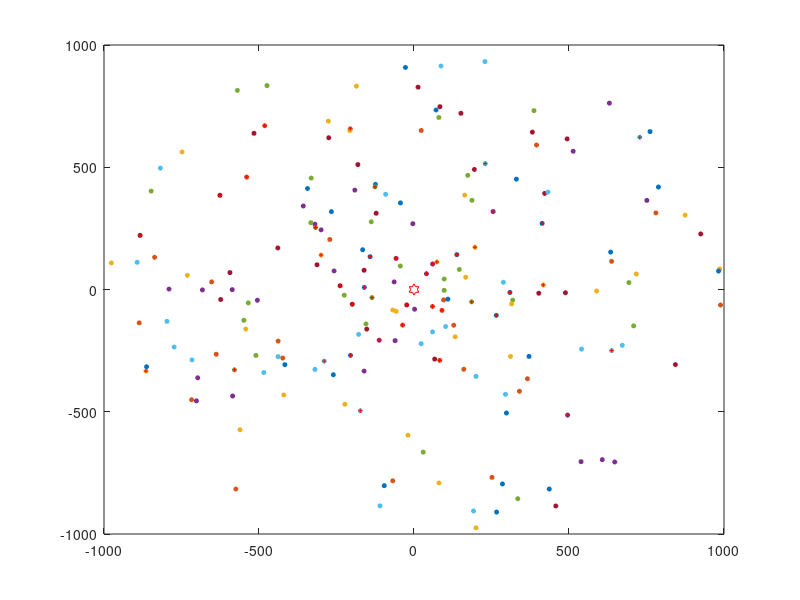

The MATLAB source for this figure:
%To generate the information of devices
%1. de_i: the degree 
%2 x_i: the coordinate
%3. y_i: the coordinate
%4. d_i: the distance to center (d_i is less than R)
%5.a_i: the signal parameter, random in [1,d_i^s]
%6. s_i: signal strength =a_i/d_i^2
%----------------------------------------

%The geo area 1000x1000
s=1.8; %signal tuning parameter
R=1000;
n=200;
capacity=5; %maximum number of devices a group leader can support
k=n/capacity;
infoMatrix=zeros(6,n);



%step1: generate information
infoMatrix(1,:)=2*pi*rand(1,n);
infoMatrix(4,:)=R/15+14*R/15*rand(1,n);
infoMatrix(2,:)=infoMatrix(4,:).*cos(infoMatrix(1,:));
infoMatrix(3,:)=infoMatrix(4,:).*sin(infoMatrix(1,:));
infoMatrix(5,:)=(infoMatrix(4,:).^s-1).*rand(1,n)+1;
infoMatrix(6,:)=infoMatrix(5,:)./infoMatrix(4,:).^2;




plot(0,0,'-hr','MarkerSize',8)
hold on
for i=1:n
plot(infoMatrix(2,i),infoMatrix(3,i),'o','MarkerSize',3,'MarkerFaceColor','auto')
hold on
end

%step2: sort the matrix, the last k nodes are group leader,mark them out
[r, c] = size(infoMatrix); 
tmp=infoMatrix;
tmp(1,:) = infoMatrix(r,:); 
tmp(r,:) = infoMatrix(1,:); 
infoMatrix=tmp;

sortMatrix=sortrows(infoMatrix')';

for i=n-k+1:n
plot(sortMatrix(2,i),sortMatrix(3,i),'+r','MarkerSize',3)
hold on
end

%step3: calculate the stats: how much can we save? Assume that each device
%has an identical unit load.